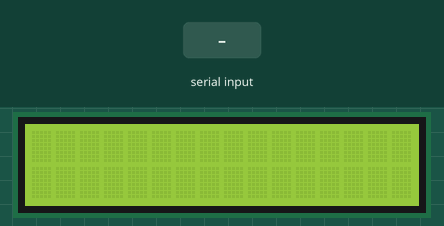
Simulated run of this sketch. Board: Arduino Uno, built with avr-gcc and run on an emulated ATmega328P. On the bench: 16×2 character LCD. Inputs (shaded band) come from the test bench.

Above: at 1.2 s.
1.3 s: byte 30 received over Serial
2.8 s: byte 90 received over Serial
At 3.6 s:
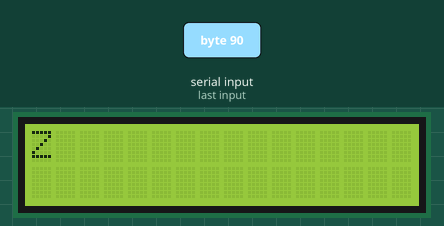
4.3 s: byte 120 received over Serial
At 4.8 s:
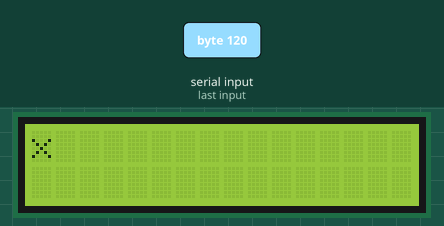
Timing chart, 0 to 7.3 s (numbered marks = the images above; inputs shaded):
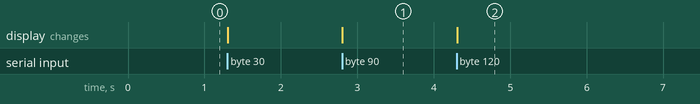

The sketch:

0701_3_lcd_SerialMonitor.ino
```cpp
// 1. 글자가 지나가게 하기 (scrollDisplay)
// 2. lcd에 시리얼통신 수신결과 쓰기

#include <LiquidCrystal_I2C.h>
LiquidCrystal_I2C lcd(0x27,16,2); // 검색된 I2C주소와 lcd의 열, 행
/* 1. scrollDisplay
const char data[] = "Hello World";
const int textSize = sizeof(data)-1;
*/
void setup() {
  lcd.init(); // lcd 사용 시작
  lcd.backlight();
  Serial.begin(9600);
  // lcd.print(data);
}

void loop() {
  /* 1. scrollDisplay
  for(int pos = 0; pos < textSize; pos++){
    lcd.scrollDisplayLeft(); // lcd 왼쪽으로 스크롤
    // lcd 오른쪽으로 스크롤 -> scrollDisplayRight()
    delay(200);
  }
  */
  // 2. lcd에 시리얼 통신 수신결과 쓰기
  if(Serial.available()){
    lcd.setCursor(0,0);
    lcd.clear();
    while(Serial.available()>0){
      char c = Serial.read();
      lcd.print(c);  // lcd에 시리얼 통신 수신결과 쓰기
      // lcd.write(Serial.read());
    }
  }
}
```

Measured:
- after the input at 2.8 s, the display: changes at once (image 1)
- after the input at 4.3 s, the display: changes at once (image 2)
